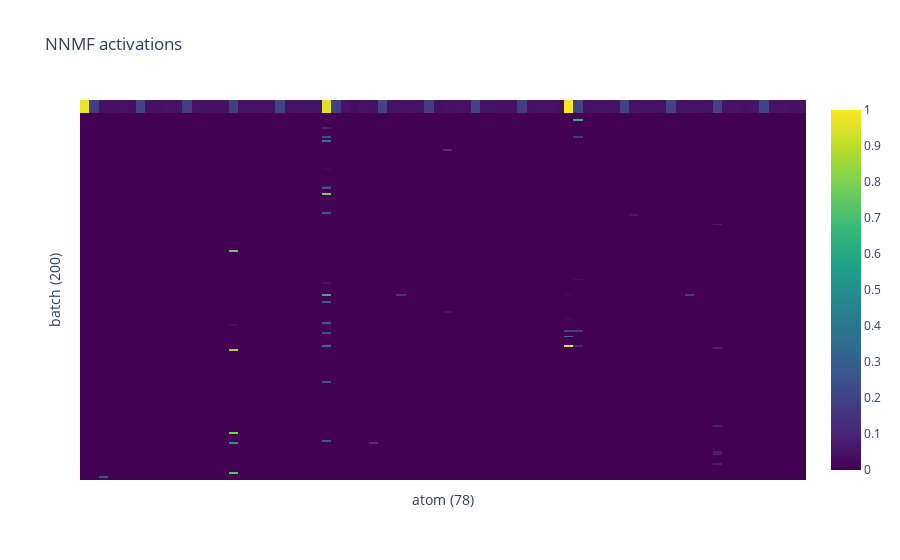
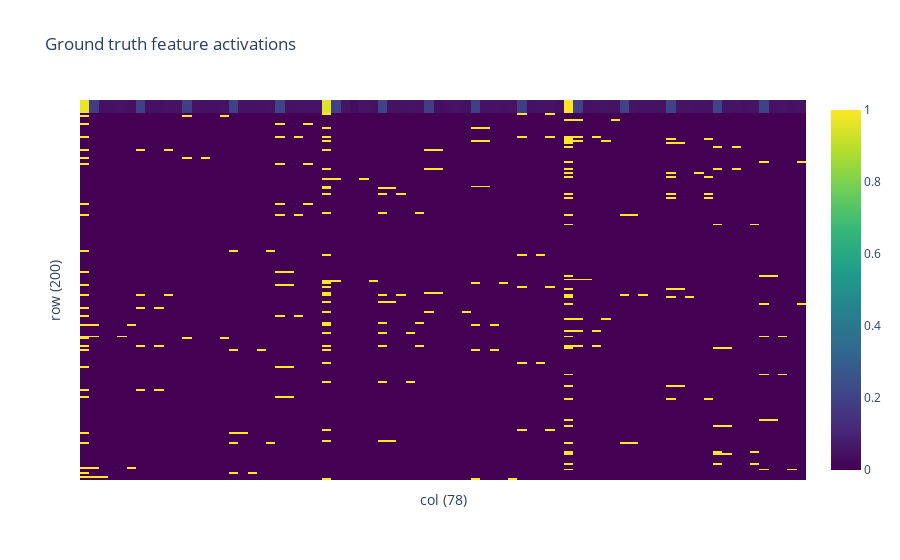

Notebook code for these charts, in order:
### Code cell
print(tree)
heatmap(codes[:200], title='NNMF activations', dim_names=('batch', 'atom'), info_1={'prob': probabilities}).show()
heatmap(f_batch[:200], title='Ground truth feature activations', info_1={'prob': probabilities}).show()

### Figure 1 — Plotly figure (JSON) as saved in the notebook; plotly's stock layout.template omitted (floating-point values rounded to 4 significant figures; data arrays with more than 128 entries replaced by an {"elided": "..."} marker saying what was removed)
{"data": [{"colorscale": [[0, "#440154"], [0.1111, "#482878"], [0.2222, "#3e4989"], [0.3333, "#31688e"], [0.4444, "#26828e"], [0.5556, "#1f9e89"], [0.6667, "#35b779"], [0.7778, "#6ece58"], [0.8889, "#b5de2b"], [1, "#fde725"]], "hovertemplate": "%{y}%{x}val: %{z:.2f}<extra></extra>", "type": "heatmap", "x": ["prob: 0.14983334<br>atom: 0<br>", "prob: 0.0281<br>atom: 1<br>", "prob: 0.006966667<br>atom: 2<br>", "prob: 0.007166667<br>atom: 3<br>", "prob: 0.0073333336<br>atom: 4<br>", "prob: 0.0066333334<br>atom: 5<br>", "prob: 0.029533334<br>atom: 6<br>", "prob: 0.0071333335<br>atom: 7<br>", "prob: 0.0071<br>atom: 8<br>", "prob: 0.0079333335<br>atom: 9<br>", "prob: 0.0073666666<br>atom: 10<br>", "prob: 0.029266667<br>atom: 11<br>", "prob: 0.0074<br>atom: 12<br>", "prob: 0.0071<br>atom: 13<br>", "prob: 0.0071<br>atom: 14<br>", "prob: 0.0076666665<br>atom: 15<br>", "prob: 0.030266667<br>atom: 16<br>", "prob: 0.0072666667<br>atom: 17<br>", "prob: 0.0076333336<br>atom: 18<br>", "prob: 0.0074<br>atom: 19<br>", "prob: 0.0079666665<br>atom: 20<br>", "prob: 0.03266667<br>atom: 21<br>", "prob: 0.0076<br>atom: 22<br>", "prob: 0.008166667<br>atom: 23<br>", "prob: 0.008466667<br>atom: 24<br>", "prob: 0.008433334<br>atom: 25<br>", "prob: 0.14723334<br>atom: 26<br>", "prob: 0.029466666<br>atom: 27<br>", "prob: 0.008<br>atom: 28<br>", "prob: 0.0062666666<br>atom: 29<br>", "prob: 0.008<br>atom: 30<br>", "prob: 0.0072<br>atom: 31<br>", "prob: 0.030933334<br>atom: 32<br>", "prob: 0.0074333334<br>atom: 33<br>", "prob: 0.0076<br>atom: 34<br>", "prob: 0.008266667<br>atom: 35<br>", "prob: 0.0076333336<br>atom: 36<br>", "prob: 0.0281<br>atom: 37<br>", "prob: 0.0061666667<br>atom: 38<br>", "prob: 0.0072333333<br>atom: 39<br>", "prob: 0.0076666665<br>atom: 40<br>", "prob: 0.007033333<br>atom: 41<br>", "prob: 0.0298<br>atom: 42<br>", "prob: 0.0077333334<br>atom: 43<br>", "prob: 0.0073666666<br>atom: 44<br>", "prob: 0.007166667<br>atom: 45<br>", "prob: 0.0075333333<br>atom: 46<br>", "prob: 0.028933333<br>atom: 47<br>", "prob: 0.0070666666<br>atom: 48<br>", "prob: 0.0077333334<br>atom: 49<br>", "prob: 0.0074<br>atom: 50<br>", "prob: 0.006733333<br>atom: 51<br>", "prob: 0.15436667<br>atom: 52<br>", "prob: 0.030466666<br>atom: 53<br>", "prob: 0.0069333334<br>atom: 54<br>", "prob: 0.007466667<br>atom: 55<br>", "prob: 0.008333334<br>atom: 56<br>", "prob: 0.0077333334<br>atom: 57<br>", "prob: 0.031066667<br>atom: 58<br>", "prob: 0.0082<br>atom: 59<br>", "prob: 0.0075666667<br>atom: 60<br>", "prob: 0.007766667<br>atom: 61<br>", "prob: 0.0075333333<br>atom: 62<br>", "prob: 0.03136667<br>atom: 63<br>", "prob: 0.0079666665<br>atom: 64<br>", "prob: 0.008033333<br>atom: 65<br>", "prob: 0.0076<br>atom: 66<br>", "prob: 0.007766667<br>atom: 67<br>", "prob: 0.03156667<br>atom: 68<br>", "prob: 0.008566666<br>atom: 69<br>", "prob: 0.008<br>atom: 70<br>", "prob: 0.0068333335<br>atom: 71<br>", "prob: 0.008166667<br>atom: 72<br>", "prob: 0.0299<br>atom: 73<br>", "prob: 0.0073333336<br>atom: 74<br>", "prob: 0.008<br>atom: 75<br>", "prob: 0.0072<br>atom: 76<br>", "prob: 0.0073666666<br>atom: 77<br>"], "y": {"elided": "200 str values"}, "z": {"elided": "200x78 float values"}}], "layout": {"title": {"text": "NNMF activations"}, "xaxis": {"showticklabels": false, "title": {"text": "atom (78)"}}, "yaxis": {"autorange": "reversed", "showticklabels": false, "title": {"text": "batch (200)"}}}}

### Figure 2 — Plotly figure (JSON) as saved in the notebook; plotly's stock layout.template omitted (floating-point values rounded to 4 significant figures; data arrays with more than 128 entries replaced by an {"elided": "..."} marker saying what was removed)
{"data": [{"colorscale": [[0, "#440154"], [0.1111, "#482878"], [0.2222, "#3e4989"], [0.3333, "#31688e"], [0.4444, "#26828e"], [0.5556, "#1f9e89"], [0.6667, "#35b779"], [0.7778, "#6ece58"], [0.8889, "#b5de2b"], [1, "#fde725"]], "hovertemplate": "%{y}%{x}val: %{z:.2f}<extra></extra>", "type": "heatmap", "x": ["prob: 0.14983334<br>col: 0<br>", "prob: 0.0281<br>col: 1<br>", "prob: 0.006966667<br>col: 2<br>", "prob: 0.007166667<br>col: 3<br>", "prob: 0.0073333336<br>col: 4<br>", "prob: 0.0066333334<br>col: 5<br>", "prob: 0.029533334<br>col: 6<br>", "prob: 0.0071333335<br>col: 7<br>", "prob: 0.0071<br>col: 8<br>", "prob: 0.0079333335<br>col: 9<br>", "prob: 0.0073666666<br>col: 10<br>", "prob: 0.029266667<br>col: 11<br>", "prob: 0.0074<br>col: 12<br>", "prob: 0.0071<br>col: 13<br>", "prob: 0.0071<br>col: 14<br>", "prob: 0.0076666665<br>col: 15<br>", "prob: 0.030266667<br>col: 16<br>", "prob: 0.0072666667<br>col: 17<br>", "prob: 0.0076333336<br>col: 18<br>", "prob: 0.0074<br>col: 19<br>", "prob: 0.0079666665<br>col: 20<br>", "prob: 0.03266667<br>col: 21<br>", "prob: 0.0076<br>col: 22<br>", "prob: 0.008166667<br>col: 23<br>", "prob: 0.008466667<br>col: 24<br>", "prob: 0.008433334<br>col: 25<br>", "prob: 0.14723334<br>col: 26<br>", "prob: 0.029466666<br>col: 27<br>", "prob: 0.008<br>col: 28<br>", "prob: 0.0062666666<br>col: 29<br>", "prob: 0.008<br>col: 30<br>", "prob: 0.0072<br>col: 31<br>", "prob: 0.030933334<br>col: 32<br>", "prob: 0.0074333334<br>col: 33<br>", "prob: 0.0076<br>col: 34<br>", "prob: 0.008266667<br>col: 35<br>", "prob: 0.0076333336<br>col: 36<br>", "prob: 0.0281<br>col: 37<br>", "prob: 0.0061666667<br>col: 38<br>", "prob: 0.0072333333<br>col: 39<br>", "prob: 0.0076666665<br>col: 40<br>", "prob: 0.007033333<br>col: 41<br>", "prob: 0.0298<br>col: 42<br>", "prob: 0.0077333334<br>col: 43<br>", "prob: 0.0073666666<br>col: 44<br>", "prob: 0.007166667<br>col: 45<br>", "prob: 0.0075333333<br>col: 46<br>", "prob: 0.028933333<br>col: 47<br>", "prob: 0.0070666666<br>col: 48<br>", "prob: 0.0077333334<br>col: 49<br>", "prob: 0.0074<br>col: 50<br>", "prob: 0.006733333<br>col: 51<br>", "prob: 0.15436667<br>col: 52<br>", "prob: 0.030466666<br>col: 53<br>", "prob: 0.0069333334<br>col: 54<br>", "prob: 0.007466667<br>col: 55<br>", "prob: 0.008333334<br>col: 56<br>", "prob: 0.0077333334<br>col: 57<br>", "prob: 0.031066667<br>col: 58<br>", "prob: 0.0082<br>col: 59<br>", "prob: 0.0075666667<br>col: 60<br>", "prob: 0.007766667<br>col: 61<br>", "prob: 0.0075333333<br>col: 62<br>", "prob: 0.03136667<br>col: 63<br>", "prob: 0.0079666665<br>col: 64<br>", "prob: 0.008033333<br>col: 65<br>", "prob: 0.0076<br>col: 66<br>", "prob: 0.007766667<br>col: 67<br>", "prob: 0.03156667<br>col: 68<br>", "prob: 0.008566666<br>col: 69<br>", "prob: 0.008<br>col: 70<br>", "prob: 0.0068333335<br>col: 71<br>", "prob: 0.008166667<br>col: 72<br>", "prob: 0.0299<br>col: 73<br>", "prob: 0.0073333336<br>col: 74<br>", "prob: 0.008<br>col: 75<br>", "prob: 0.0072<br>col: 76<br>", "prob: 0.0073666666<br>col: 77<br>"], "y": {"elided": "200 str values"}, "z": {"elided": "200x78 float values"}}], "layout": {"title": {"text": "Ground truth feature activations"}, "xaxis": {"showticklabels": false, "title": {"text": "col (78)"}}, "yaxis": {"autorange": "reversed", "showticklabels": false, "title": {"text": "row (200)"}}}}
